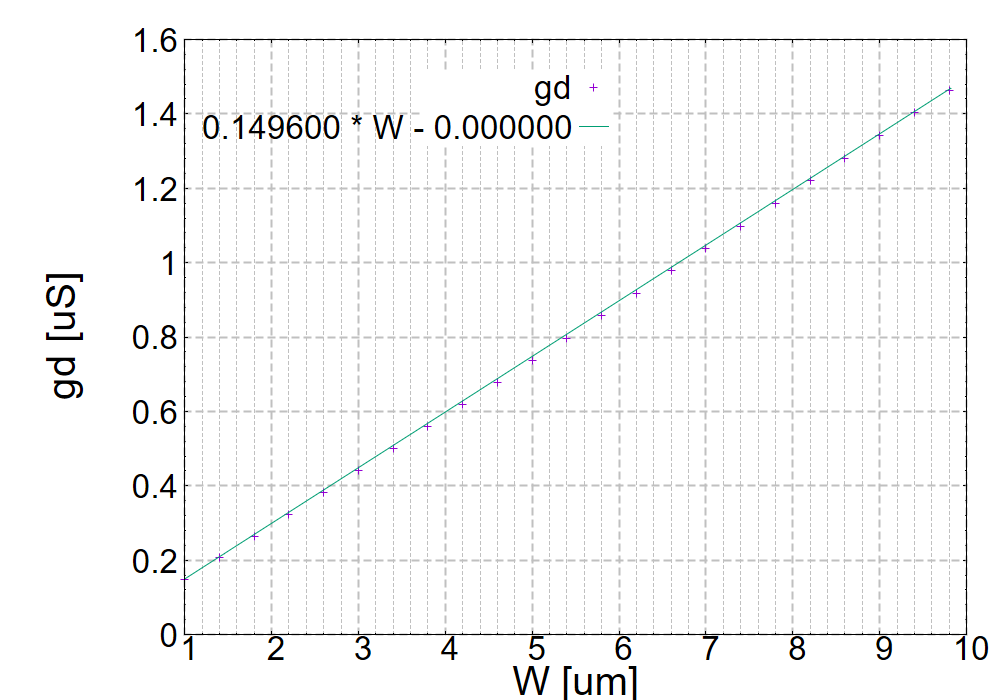

Reproduce this figure in gnuplot.
#set datafile separator ","

set grid xtics mxtics ytics linewidth 2, linewidth 1, linewidth 1
set tics font "Arial,30"
set xlabel "W [um]" font "Arial,30" offset 0,-1
set ylabel "g{d} [uS]" font "Arial,30" offset -12,0
set key font"Arial,25"
set key top left spacing 3 offset 35,-2
set terminal windows size 1000,700
set lmargin 28
set rmargin 5
set bmargin 5
set tmargin 3
set tics font "Arial,25"
#set xtics 1 offset -3, -1
set mxtics 5
set mytics 5
set grid xtics mxtics ytics linewidth 2, linewidth 1, linewidth 1

#set xrange[0.6 : 4]
#set yrange[0 : 5e-7]

plot "gd-W.dat" skip 1 using ($1)*1e6 : ($2)*1e6 title "g{d}"

f(x) = A * x + B
A = 1
B = 1

fit [1e-6 : 9.8e-6] f(x) "gd-W.dat" skip 1 using 1 : 2 via  A, B

replot [1 : 10] f(x) title sprintf("%f * W - %f", A, -1 * B)
